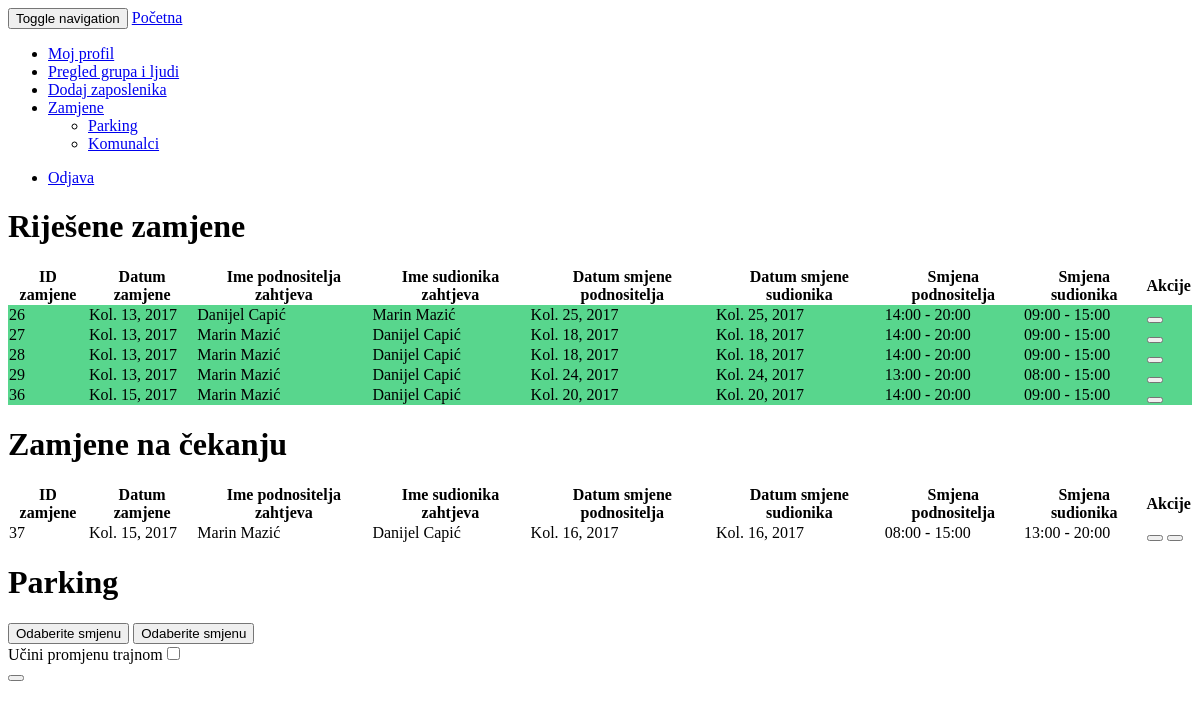
The page /schedule/3/swaps/ (signed in) on the database as committed earlier.
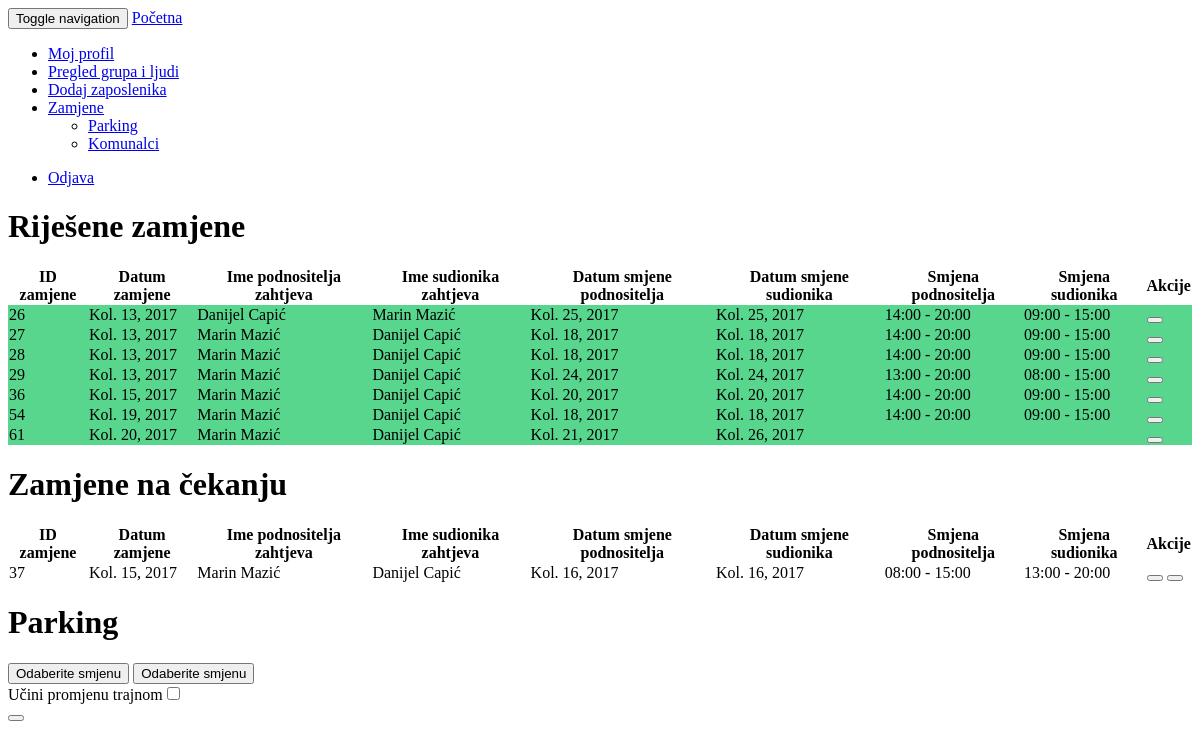
The same page on the database as committed later.
### schedule/models.py (models this page shows, shortened)
class Group(models.Model):
    group_name = models.CharField(max_length=30)
    supervisor = models.ForeignKey(User, related_name='+',)
    def __init__(self, *args, **kwargs):
        super(Group, self).__init__(*args, **kwargs)
        if hasattr(self, 'supervisor'):
            self.old_supervisor = self.supervisor
    def __unicode__(self):
        return self.group_name

class Swap(models.Model):
    schedule_1 = models.ForeignKey(Schedule, related_name='+')
    schedule_2 = models.ForeignKey(Schedule, related_name='+')
    user = models.ForeignKey(User, null=True)
    group = models.ForeignKey(Group, null=True)
    date = models.DateField()
    permanent = models.BooleanField(default=False)
    status = models.BooleanField(default=False)
    resolved = models.BooleanField(default=False)

class Schedule(models.Model):
    schedule = models.ForeignKey(
        "self",
        related_name='+',
        verbose_name=_('Parent schedule'),
        null=True,
        blank=True
    )
    date = models.DateField()
    time_from = models.TimeField(null=True, blank=True)
    time_until = models.TimeField(null=True, blank=True)
    user = models.ForeignKey(User_profile)
    def get_time_shift(self):
        if self.time_until:
            return self.time_from.strftime('%H:%M') + " - " + self.time_until.strftime('%H:%M')
        else:
            return None
    def get_string_from(self):
        if self.time_from:
            return self.date.strftime('%Y-%m-%d') + 'T' + self.time_from.strftime('%H:%M:%S')
        else:
            return None
    def get_string_until(self):
        if self.time_until:
            return self.date.strftime('%Y-%m-%d') + 'T' + self.time_until.strftime('%H:%M:%S')
        else:
            return None

class User_profile(models.Model):
    GENDER_CHOICES = (
        ('M', _('Male')),
        ('F', _('Female')),
    )
    user = models.OneToOneField(User, on_delete=models.CASCADE)
    user_groups = models.ManyToManyField(Group, verbose_name=_('User groups'))
    user_shift = models.ForeignKey(Week_shift, null=True, verbose_name=_('Week shift'))
    date_of_birth = models.DateField(null=True, blank=True, verbose_name=_('Date of birth'))
    gender = models.CharField(
        max_length=1, choices=GENDER_CHOICES, null=True, blank=True, verbose_name=_('Gender'))
    date_of_employment = models.DateField(null=True, blank=True, verbose_name=_('Date of employment'))
    default_wage = models.DecimalField(
        decimal_places=2, max_digits=5, default=0, blank=True, verbose_name=_('Default wage'))
    def __init__(self, *args, **kwargs):
        super(User_profile, self).__init__(*args, **kwargs)
        if hasattr(self, 'user_shift'):
            self.old_shift = self.user_shift
    def __unicode__(self):
        return self.user.first_name + ' ' + self.user.last_name

### schedule/views.py (the view)
# urls.py: url(r'^(?P<group_id>\d+)/swaps/$', swaps, name='swaps_view'),
@login_required
def swaps(request, group_id):
    group = Group.objects.get(pk=group_id)
    if request.user.is_staff or request.user.is_superuser:
        pending_swaps = Swap.objects.filter(resolved=False, group=group)
        resolved_swaps = Swap.objects.filter(
            resolved=True, group=group)
    else:
        pending_swaps = Swap.objects.filter(resolved=False, user=request.user)
        resolved_swaps = Swap.objects.filter(resolved=True, group=group, user=request.user)
    employees = User_profile.objects.filter(
        user_groups=group).exclude(user=request.user)
    events_others = make_events(employees, request.user, True)
    events_logged = events_others
    if not request.user.is_staff or not request.user.is_superuser:
        events_logged = make_events([request.user.user_profile], request.user, True)
    if request.method == 'POST':
        form = SwapForm(request.POST)
        if form.is_valid():
            data = form.cleaned_data
            confirmation_status = False
            resolved = False
            if request.user.is_staff or request.user.is_superuser:
                confirmation_status = True
                resolved = True
            try:
                Swap.objects.create(
                    schedule_1=data["schedule_1"],
                    schedule_2=data["schedule_2"],
                    group=group,
                    user=request.user,
                    date=datetime.datetime.today().date(),
                    permanent=data["permanent"],
                    status=confirmation_status,
                    resolved=resolved
                )
                messages.success(request, _('Swap was successfully sent!'))
            except:
                messages.error(request, _('Swap was not created!'))
            return HttpResponseRedirect(reverse('swaps_view', kwargs={"group_id": group_id}))
        else:
            messages.error(request, _('Please correct the error above.'))
    else:
        form = SwapForm()
    return render(request, "schedule/swaps.html", {
        "user": request.user.user_profile,
        "group": group,
        "pending_swaps": pending_swaps,
        "resolved_swaps": resolved_swaps,
        "events_others": events_others,
        "events_logged": events_logged,
        "form": form,
    })

### schedule/forms.py (shortened to what this page needs)
class SwapForm(forms.ModelForm):
    def __init__(self, *args, **kwargs):
        super(SwapForm, self).__init__(*args, **kwargs)
        self.fields['schedule_1'].error_messages = {
            'required': _('Pick a shift!')}
        self.fields['schedule_2'].error_messages = {
            'required': _('Pick a shift!')}
        self.helper = FormHelper(self)
        self.helper.form_show_errors = False
        self.helper.form_tag = False
        self.helper.render_unmentioned_fields = False
        self.helper.layout = Layout(
            Field('schedule_2', template="schedule/includes/schedule_2.html"),
            HTML("<span class='swap-arrow'></span>"),
            Field('schedule_1', template="schedule/includes/schedule_1.html"),
            Field('permanent', template="schedule/includes/permanent.html")
        )
    class Meta:
        model = Swap
        fields = ('schedule_1', 'schedule_2', 'permanent')

### schedule/templates/schedule/swaps.html (shortened to what this page needs)
{% extends "schedule/base.html" %}
{% load sekizai_tags i18n crispy_forms_tags %}
{% block "content" %}
{% if resolved_swaps %}
  <h1>{% trans "Resolved swaps" %}</h1>
  {% include "schedule/includes/swap_table.html" with swap_list=resolved_swaps resolved=True %}
{% endif %}
{% if pending_swaps %}
  <h1>{% trans "Pending swaps" %}</h1>
  {% include "schedule/includes/swap_table.html" with swap_list=pending_swaps resolved=False %}
{% endif %}
<h1>{{ group }}</h1>
<div class="container">
  <div class="swap-row">
    <form method="post">
      {% crispy form %}
      <button class="swap-submit-btn"></button>
    </form>
  </div>
</div>
{% endblock "content" %}

### schedule/templates/schedule/base.html (shortened to what this page needs)
{% load sekizai_tags assets i18n %}
<!DOCTYPE html>
<head>
    {% assets "schedule_css" %}
        {% addtoblock "css" %}
            <link media="screen" rel="stylesheet" type="text/css" href="{{ ASSET_URL }}">
        {% endaddtoblock %}
    {% endassets %}
<nav class="navbar navbar-default">
  <div class="container-fluid">
    <div class="navbar-header">
      <button type="button" class="navbar-toggle collapsed" data-toggle="collapse" data-target="#bs-example-navbar-collapse-1">
        <span class="sr-only">Toggle navigation</span>
      </button>
      <a class="navbar-brand" href="{% url 'index' %}">{% trans "Home" %}</a>
    </div>
    <div class="collapse navbar-collapse" id="bs-example-navbar-collapse-1">
      <ul class="nav navbar-nav">
{% block "navigation" %}
      <li>
        <a href="{% url 'employee_view' employee_id=user.pk %}">{% trans "My profile" %}</a>
      </li>
      {% if request.user.is_active and request.user.is_staff %}
        <li><a href="{% url 'groups_and_people_view' %}">{% trans "Overview of groups and people" %}</a></li>
        <li><a href="{% url 'add_user_view' %}">{% trans "Add employee" %}</a>
      {% endif %}
      <li class="dropdown">
        <a class="dropdown-toggle" data-toggle="dropdown" href="#">{% trans "Swaps" %}</a>
        <ul class="dropdown-menu">
          {% for group in user.user_groups.all %}
            <li><a href="{% url 'swaps_view' group_id=group.pk %}">{{ group }}</a></li>
          {% endfor %}
        </ul>
      </li>
{% endblock "navigation" %}
      </ul>
    <ul class="nav navbar-nav navbar-right">
      <li><a href="{% url 'logout' %}">{% trans "Logout" %}</a></li>
    </ul>
    </div>
  </div>
</nav>
</head>
<body>
<div class="container">
  {% block "content" %}{% endblock "content" %}
</div>
</body>
</html>

### schedule/templates/schedule/includes/swap_table.html (shortened to what this page needs)
{% load sekizai_tags i18n %}
<table id="{% if resolved %}resolved_table{% else %}pending_table{% endif %}" class="custom-table" cellspacing="0" width="100%">
    <thead>
      <tr>
        <th class="text-center">{% trans "Swap id" %}</th>
        <th class="text-center">{% trans "Date of swap" %}</th>
        <th class="text-center">{% trans "Sender name" %}</th>
        <th class="text-center">{% trans "Receiver name" %}</th>
        <th class="text-center">{% trans "Sender date" %}</th>
        <th class="text-center">{% trans "Receiver date" %}</th>
        <th class="text-center">{% trans "Sender shift time" %}</th>
        <th class="text-center">{% trans "Receiver shift time" %}</th>
        {% if user.user.is_staff or user.user.is_superuser %}
          <th class="text-center">{% trans "Actions" %}</th>
        {% endif %}
      </tr>
    </thead>
    <tbody class="text-center">
      {% for swap in swap_list %}
        <tr bgcolor="{% if resolved and swap.status %}#58D68D{% elif resolved and not swap.status %}#F4511E{% endif %}">
          <td>{{ swap.pk }}</td>
          <td>{{ swap.date }}</td>
          <td>{{ swap.schedule_1.user }}</td>
          <td>{{ swap.schedule_2.user }}</td>
          <td>{{ swap.schedule_1.date }}</td>
          <td>{{ swap.schedule_2.date }}</td>
          <td>
            {% if swap.schedule_1.get_time_shift %}
              {{ swap.schedule_1.get_time_shift }}
            {% endif %}
          </td>
          <td>
            {% if swap.schedule_2.get_time_shift %}
              {{ swap.schedule_2.get_time_shift }}
            {% endif %}
          </td>
          {% if user.user.is_staff or user.user.is_superuser %}
            <td class="actions-table">
              {% if resolved %}
                {% if swap.status %}
                  <a href="{% url 'revert_swap_view' group_id=group.pk swap_id=swap.pk %}"><button type="button" class="btn btn-danger" title="{% trans 'Revert swap' %}"></button></a>
                {% else %}
                  <a href="{% url 'confirm_swap_view' group_id=group.pk swap_id=swap.pk %}"><button type="button" class="btn btn-success" title="{% trans 'Approve swap' %}"><span class="glyphicon glyphicon-ok"></span></button></a>
                {% endif %}
              {% else %}
                <a href="{% url 'confirm_swap_view' group_id=group.pk swap_id=swap.pk %}"><button type="button" class="btn btn-success" title="{% trans 'Confirm swap' %}"></button></a>
                <a href="{% url 'reject_swap_view' group_id=group.pk swap_id=swap.pk %}"><button class="btn btn-danger" title="{% trans 'Reject swap' %}"></button></a>
              {% endif %}
            </td>
          {% endif %}
        </tr>
      {% endfor %}
   </tbody>
  </table>

### schedule/templates/schedule/includes/schedule_2.html (shortened to what this page needs)
{% load sekizai_tags i18n %}
<button id="calendar2_btn" type="button" class="swap-user-btn {% if form.schedule_2.errors %} alert alert-danger {% endif %}" onclick="DS.showCalendar('calendar2');">
  {% if form.schedule_2.errors %}
    {{ form.schedule_2.errors|striptags }}
  {% else %}
    {% if user.user.is_staff %}
      {% trans "Pick a shift" %}
    {% else %}
      {% trans "Pick your shift" %}
    {% endif %}
  {% endif %}</button>

### schedule/templates/schedule/includes/schedule_1.html (shortened to what this page needs)
{% load sekizai_tags i18n %}
<button id="calendar1_btn" type="button" class="swap-user-btn {% if form.schedule_1.errors %} alert alert-danger {% endif %}" onclick="DS.showCalendar('calendar1');">
{% if form.schedule_1.errors %}
  {{ form.schedule_1.errors|striptags }}
{% else %}
  {% trans "Pick a shift" %}
{% endif %}</button>

### schedule/templates/schedule/includes/permanent.html
{% load sekizai_tags i18n %}
<div class="swap-permanent">
  <label class="divider-right">{% trans "Make swap permanent" %}</label><input type="checkbox" name="permanent">
</div>

### schedule/templates/schedule/includes/datatables_languages.html (shortened to what this page needs)
{% load i18n %}

Rows that differ between the two databases and show on the page:
added Swap: pk "54", date "Kol. 19, 2017", schedule_1.user "Marin Mazić", schedule_2.user "Danijel Capić", schedule_1 "Kol. 18, 2017", schedule_2 "Kol. 18, 2017", schedule_1.get_time_shift "14:00 - 20:00", schedule_2.get_time_shift "09:00 - 15:00", status True (drawn)
added Swap: pk "61", date "Kol. 20, 2017", schedule_1.user "Marin Mazić", schedule_2.user "Danijel Capić", schedule_1 "Kol. 21, 2017", schedule_2 "Kol. 26, 2017", status True (drawn)
